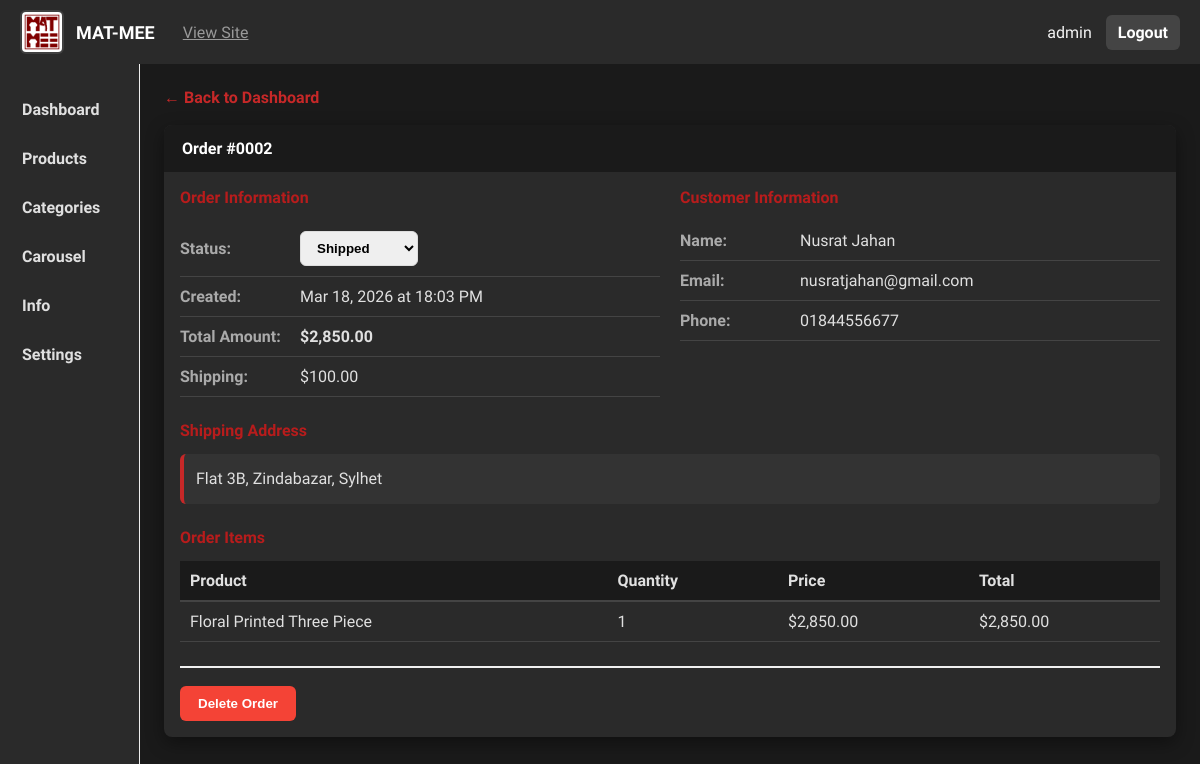
The page /MAT-MEE/Admin-matmee/view-order.php?id=2 (signed in) on the database its author committed.
### tables this page shows
CREATE TABLE orders (
    id INT AUTO_INCREMENT PRIMARY KEY,
    user_id INT NULL,
    session_id VARCHAR(255),
    total DECIMAL(12,2),
    shipping_charge DECIMAL(10,2) DEFAULT 0,
    status ENUM('pending','processing','shipped','delivered','cancelled') DEFAULT 'pending',
    customer_name VARCHAR(100),
    customer_email VARCHAR(100),
    shipping_address LONGTEXT,
    phone VARCHAR(20),
    notes TEXT,
    created_at TIMESTAMP DEFAULT CURRENT_TIMESTAMP
);

CREATE TABLE order_items (
    id INT AUTO_INCREMENT PRIMARY KEY,
    order_id INT,
    product_id INT,
    size_id INT NULL,
    quantity INT,
    price_at_purchase DECIMAL(10,2),
    FOREIGN KEY (order_id) REFERENCES orders(id) ON DELETE CASCADE,
    FOREIGN KEY (product_id) REFERENCES products(id) ON DELETE CASCADE,
    FOREIGN KEY (size_id) REFERENCES sizes(id) ON DELETE SET NULL
);

CREATE TABLE products (
    id INT AUTO_INCREMENT PRIMARY KEY,
    name VARCHAR(200) NOT NULL,
    slug VARCHAR(220) UNIQUE NOT NULL,
    description LONGTEXT,
    price DECIMAL(10,2) NOT NULL,
    discount_price DECIMAL(10,2) DEFAULT NULL,
    category_id INT,
    main_image VARCHAR(255),
    views INT UNSIGNED NOT NULL DEFAULT 0,
    created_at TIMESTAMP DEFAULT CURRENT_TIMESTAMP,
    FOREIGN KEY (category_id) REFERENCES categories(id) ON DELETE SET NULL
);

### MAT-MEE/components/connection.php (called while the page is built, shortened)
<?php
class DatabaseConnection {
    private static $instance = null;
    private $connection;
    private $host = 'localhost';
    private $user = 'root';
    private $password = '';
    private $database = 'matmee';
    private function __construct() {
        $this->connection = new mysqli(
            $this->host,
            $this->user,
            $this->password,
            $this->database
        );
        $this->connection->set_charset("utf8");
    }
    public static function getInstance() {
        if (!self::$instance) {
            self::$instance = new self();
        }
        return self::$instance;
    }
    private function prepareAndExecute($query, $params = []) {
        $stmt = $this->connection->prepare($query);
        $types = '';
        foreach ($params as $p) {
            $types .= is_int($p) ? 'i' : (is_float($p) ? 'd' : 's');
        }
        $stmt->bind_param($types, ...$params);
        $stmt->execute();
        return $stmt->get_result();
    }
    public function fetch($query, $params = []) {
        $result = $this->prepareAndExecute($query, $params);
        return $result->fetch_all(MYSQLI_ASSOC);
    }
    public function fetchOne($query, $params = []) {
        $result = $this->fetch($query, $params);
        return $result[0] ?? null;
    }
}

### MAT-MEE/Admin-matmee/view-order.php (the view, shortened to what this page needs)
<?php
require_once '../components/connection.php';
$db = DatabaseConnection::getInstance();
$orderId = isset($_GET['id']) ? intval($_GET['id']) : 0;
$order = $db->fetchOne('SELECT * FROM orders WHERE id = ?', [$orderId]);
$orderItems = $db->fetch('SELECT oi.*, p.name FROM order_items oi JOIN products p ON oi.product_id = p.id WHERE oi.order_id = ?', [$orderId]);
?>
<!doctype html>
<html lang="en">
<head>
	<link rel="stylesheet" href="style.css">
</head>
<body>
	<div class="admin-wrapper">
		<?php include 'header.php'; ?>
		<div class="layout">
			<?php include 'sidebar.php'; ?>
			<main class="content">
				<section class="view-order">
					<div class="back-button">
						<a href="index.php">← Back to Dashboard</a>
					</div>
					<div class="card">
						<div class="card-title">Order #<?php echo str_pad($order['id'], 4, '0', STR_PAD_LEFT); ?></div>
						<div class="card-body">
							<div class="order-details-grid">
								<div class="order-section">
									<h3>Order Information</h3>
									<table class="info-table">
										<tr>
											<td class="label">Status:</td>
											<td>
												<form method="POST" id="statusForm" style="display: flex; gap: 10px; align-items: center;">
													<select name="status" id="statusSelect" style="padding: 8px 12px; border-radius: 6px; border: 1px solid #ddd; cursor: pointer; font-weight: 600;">
														<option value="shipped" <?php echo $order['status'] === 'shipped' ? 'selected' : ''; ?>>Shipped</option>
													</select>
												</form>
											</td>
										</tr>
										<tr>
											<td class="label">Created:</td>
											<td><?php echo date('M d, Y \a\t H:i A', strtotime($order['created_at'])); ?></td>
										</tr>
										<tr>
											<td class="label">Total Amount:</td>
											<td><strong>$<?php echo number_format($order['total'], 2); ?></strong></td>
										</tr>
										<tr>
											<td class="label">Shipping:</td>
											<td>$<?php echo number_format($order['shipping_charge'], 2); ?></td>
										</tr>
									</table>
								</div>
								<div class="order-section">
									<h3>Customer Information</h3>
									<table class="info-table">
										<tr>
											<td class="label">Name:</td>
											<td><?php echo htmlspecialchars($order['customer_name']); ?></td>
										</tr>
										<tr>
											<td class="label">Email:</td>
											<td><?php echo htmlspecialchars($order['customer_email']); ?></td>
										</tr>
										<tr>
											<td class="label">Phone:</td>
											<td><?php echo htmlspecialchars($order['phone']); ?></td>
										</tr>
									</table>
								</div>
							</div>
							<div class="order-section" style="margin-top: 24px;">
								<h3>Shipping Address</h3>
								<div class="address-box">
									<?php echo nl2br(htmlspecialchars($order['shipping_address'])); ?>
								</div>
							</div>
							<div class="order-section" style="margin-top: 24px;">
								<h3>Order Items</h3>
								<table class="orders-table">
									<thead>
										<tr>
											<th>Product</th>
											<th>Quantity</th>
											<th>Price</th>
											<th>Total</th>
										</tr>
									</thead>
									<tbody>
										<?php if (!empty($orderItems)): ?>
											<?php foreach ($orderItems as $item): ?>
												<tr>
													<td><?php echo htmlspecialchars($item['name']); ?></td>
													<td><?php echo $item['quantity']; ?></td>
													<td>$<?php echo number_format($item['price_at_purchase'], 2); ?></td>
													<td>$<?php echo number_format($item['price_at_purchase'] * $item['quantity'], 2); ?></td>
												</tr>
											<?php endforeach; ?>
										<?php else: ?>
											<tr><td colspan="4" style="text-align: center; padding: 20px; color: #999;">No items found</td></tr>
										<?php endif; ?>
									</tbody>
								</table>
							</div>
							<div class="order-actions" style="margin-top: 24px; display: flex; gap: 12px;">
							<button onclick="deleteOrder(<?php echo $order['id']; ?>)" class="btn btn-danger">Delete Order</button>
							</div>
						</div>
					</div>
				</section>
			</main>
		</div>
	</div>
</body>
</html>

### MAT-MEE/Admin-matmee/style.css (style rules this page uses)
:root { --red: #c62828; --red-dark: #b71c1c; --bg: #1a1a1a; --muted: #aaa; --sidebar: #2a2a2a; }
* { box-sizing: border-box }
body { margin: 0; font-family: 'Hind Siliguri', Segoe UI, Roboto, Arial, sans-serif; background: var(--bg); color: #e0e0e0 }
html { scroll-behavior: smooth; }
.layout { display: flex; min-height: calc(100vh - 64px) }
.content { flex: 1; padding: 24px }
.card { background: #2a2a2a; border-radius: 8px; box-shadow: 0 6px 18px rgba(0, 0, 0, 0.4); overflow: hidden }
.card-title { padding: 14px 18px; background: #1a1a1a; color: #fff; font-weight: 700 }
.card-body { padding: 16px }
.orders-table { width: 100%; border-collapse: collapse; margin-top: 8px }
.orders-table thead th { text-align: left; padding: 10px; background: #1a1a1a; border-bottom: 2px solid #444; color: #e0e0e0 }
.orders-table td { padding: 10px; border-bottom: 1px solid #444; color: #e0e0e0 }
.admin-wrapper a { color: inherit }
.view-order { animation: slideIn 0.3s ease }
.back-button { margin-bottom: 18px }
.back-button a { color: var(--red); text-decoration: none; font-weight: 600; display: inline-flex; align-items: center; gap: 6px }
.order-details-grid { display: grid; grid-template-columns: repeat(auto-fit, minmax(250px, 1fr)); gap: 20px; margin-bottom: 20px }
.order-section { margin-bottom: 0 }
.order-section h3 { font-size: 16px; color: var(--red-dark); margin: 0 0 14px 0; font-weight: 700 }
.info-table { width: 100%; border-collapse: collapse }
.info-table tr { border-bottom: 1px solid #444 }
.info-table td { padding: 10px 0 }
.info-table .label { font-weight: 600; color: #aaa; width: 120px }
.address-box, .notes-box { background: #333; padding: 12px; border-radius: 6px; border-left: 4px solid var(--red); line-height: 1.6; color: #e0e0e0 }
.order-actions { padding-top: 18px; border-top: 2px solid #f0f0f0 }
.btn { padding: 10px 18px; border-radius: 6px; text-decoration: none; font-weight: 600; border: none; cursor: pointer; transition: all 0.2s ease; display: inline-block }
.btn-danger { background: #f44336; color: #fff }

### rows shown on the page
orders: id "0002", status "Shipped", created_at "Mar 18, 2026 at 18:03 PM", total "2,850.00", shipping_charge "100.00", customer_name "Nusrat Jahan", customer_email "nusratjahan@gmail.com", phone "01844556677", shipping_address "Flat 3B, Zindabazar, Sylhet"
order_items: product.name "Floral Printed Three Piece", quantity "1", price_at_purchase "2,850.00", $item['price_at_purchase'] * $item['quantity'] "2,850.00"

### other values the page prints
$_SESSION['admin_username'] "admin"
$name "Dashboard"
$name "Products"
$name "Categories"
$name "Carousel"
$name "Info"
$name "Settings"
